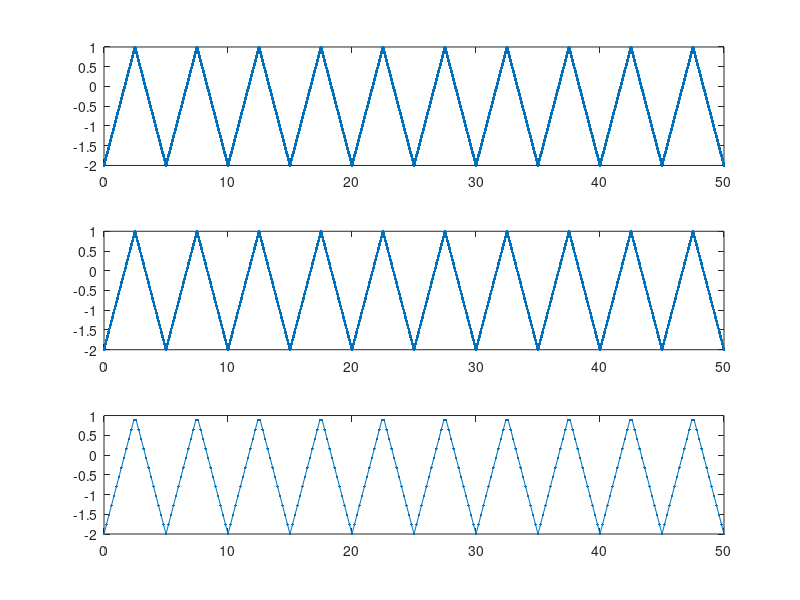

The MATLAB source for this figure:
T=5; %perioada semnalului in secunde
t1=0:0.002:10*T; %rezolutie temporara de 2ms
t2=0:0.02:10*T; %rezolutie temporara de 20ms
t3=0:0.2:10*T; %rezolutie temporara de 200ms
x1=-0.5+1.5*sawtooth(2*pi*0.2*t1,0.5); 
x2=-0.5+1.5*sawtooth(2*pi*0.2*t2,0.5);
x3=-0.5+1.5*sawtooth(2*pi*0.2*t3,0.5); %se genereaza semnalul triunghiular

subplot(3,1,1)
plot(t1,x1,'.-')
ylim([-2 1])  %seteaza valorile maxima si minima

subplot(3,1,2)
plot(t2,x2,'.-')
ylim([-2 1])	

subplot(3,1,3)
plot(t3,x3,'.-')
ylim([-2 1])	
